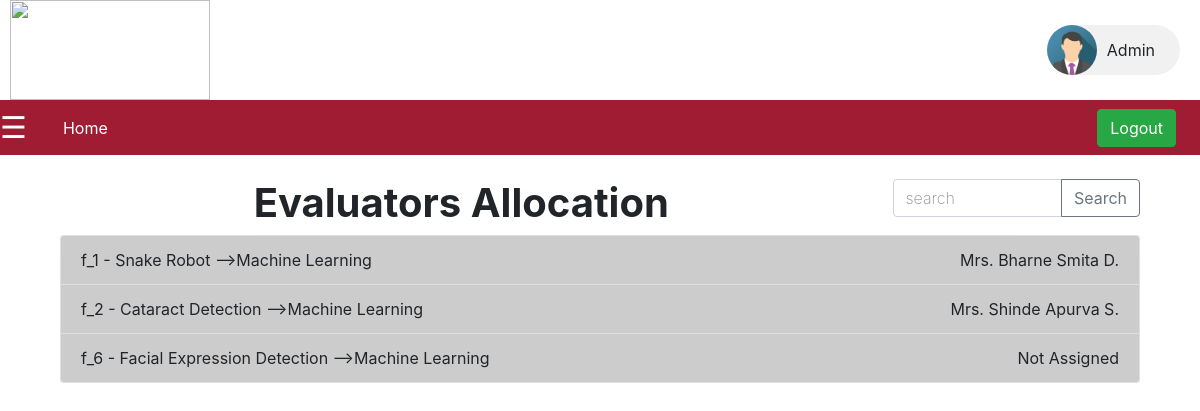
Page /main/admin/evaluator.php (signed in) on the earlier database version.
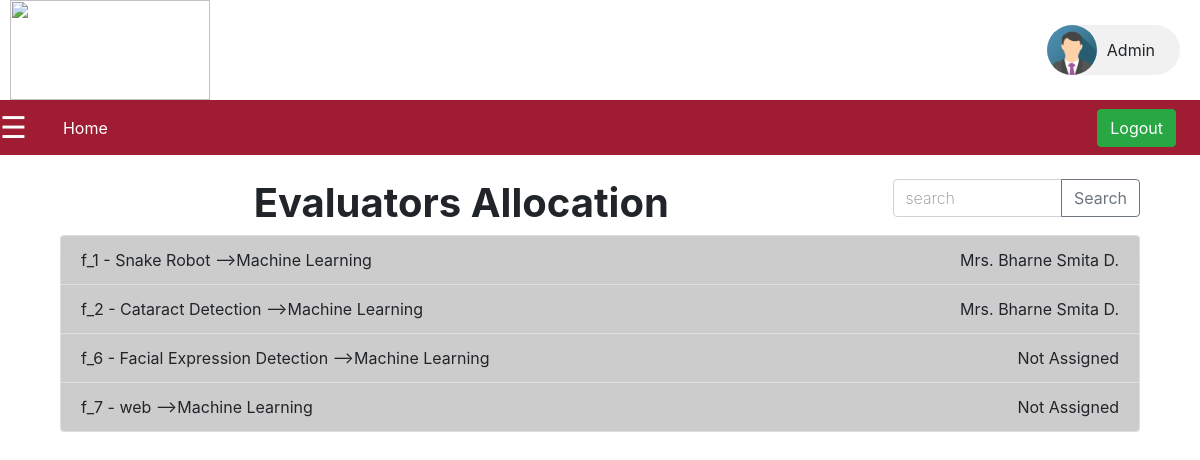
Same page on the later database version.
### tables this page shows
CREATE TABLE `groups` (
  `id` int(255) NOT NULL,
  `groupname` varchar(255) NOT NULL,
  `member1` varchar(255) NOT NULL,
  `member2` varchar(255) NOT NULL,
  `member3` varchar(255) NOT NULL
);

CREATE TABLE `project` (
  `id` int(11) NOT NULL,
  `groupname` varchar(255) NOT NULL,
  `project_name` varchar(500) NOT NULL,
  `domain` varchar(255) NOT NULL,
  `abstract` longtext NOT NULL,
  `ppt` varchar(255) NOT NULL,
  `research_paper_1` varchar(255) NOT NULL,
  `research_paper_2` varchar(255) NOT NULL,
  `research_paper_3` varchar(255) NOT NULL DEFAULT '""',
  `status` varchar(20) NOT NULL,
  `mentor` varchar(255) NOT NULL,
  `comment` varchar(2250) NOT NULL
);

CREATE TABLE `faculty` (
  `sdrn` int(3) NOT NULL,
  `name` varchar(27) DEFAULT NULL,
  `dept_name` varchar(16) DEFAULT NULL,
  `phone` varchar(13) DEFAULT NULL,
  `emailid` varchar(31) DEFAULT NULL,
  `desig` varchar(21) DEFAULT NULL,
  `domain` varchar(255) NOT NULL DEFAULT 'ML/AI',
  `isEvaluator` int(2) NOT NULL DEFAULT 0
);

### main/admin/backend/get_data.php (called while the page is built, shortened)
<?php
    function getprojects($name){
        include 'conn.php';
        $data = array();
        $sql = "SELECT * FROM groups,project WHERE groups.groupname=project.groupname AND (groups.groupname LIKE '%$name%' OR project.project_name LIKE '%$name%')";
        $result = $conn->query($sql);
        if($result){
            while($row = $result -> fetch_assoc()){
            array_push($data,$row);
            }
        }
    return $data;
    }
    function getgroupevaluators($groupname){
        include 'conn.php';
        $data = array();
        $sql = "SELECT name FROM faculty,evalulators WHERE evalulators.groupname='$groupname' AND evalulators.facultyid = faculty.sdrn ";
        $result = $conn->query($sql);
        if($result){
            if($row = $result -> fetch_assoc()){
            array_push($data,$row);
            } else {
                $row['name'] = 'Not Assigned';
                array_push($data,$row);
            }
        }
    return $data;
    }
?>

### main/admin/evaluator.php (the view, shortened to what this page needs)
<?php include 'admin_header.php'; ?>
<?php include '../templates/header_start.php'; ?>
<link rel="stylesheet" href="css/Admin.css">
<link rel="stylesheet" href="css/faculty.css">
<?php include '../templates/header_end.php'; ?>
<div id="main">
  <a href="http://www.dypatil.edu/mumbai/rait"><img src="../assets/images/Rait_logo.png" class="top_logo"></a>
  <div class="chip">
    <img src="../assets/images/img_avatar.png" alt="Person" width="96" height="96">
    Admin
  </div>
  <nav class="navbar navbar-expand-lg primary_color navbar-dark">
    <a class="navbar-brand" href="#"><span style="font-size:30px;cursor:pointer" onclick="openNav()">&#9776;</span></a>
    <div class="collapse navbar-collapse" id="navbarSupportedContent">
      <ul class="navbar-nav">
        <li onclick="window.location=''" class="nav-item nav-link" id="home">
          Home
        </li>
      </ul>
      <a href="logout.php" class='mx-4'><button type="button" class="btn btn-success">Logout</button></a>
    </div>
  </nav>
  <div id="main-content" class="container">
    <div class="container">
      <br>
      <div class="row">
        <div class="col-sm-9">
          <h1 class="text-center "><b>Evaluators Allocation</b></h1>
        </div>
        <div class="col-sm-3">
          <div class="input-group mb-3">
            <input type="text" id="search" oninput="searchproject(this.value)" class="form-control"
              placeholder="search">
            <div class="input-group-append">
              <button class="btn btn-outline-secondary" onclick="searchproject(search.value)" type="button"
                id="button-addon2">Search</button>
            </div>
          </div>
        </div>
      </div>
      <?php include 'backend/get_data.php';
      $projects = getprojects("%");
      ?>
      <div class="accordion" id="accordionExample">
        <?php foreach ($projects as $project) { ?>
        <div class="card">
          <div class="card-header d-flex justify-content-between" id="headingOne" type="button" data-toggle="collapse"
            data-target="#<?=$project['groupname']?>" aria-expanded="false" aria-controls="<?=$project['groupname']?>">
            <span><?=$project['groupname']?> - <?=$project['project_name']?> --><?=$project['domain']?> </span>
            <span class='eval<?=$project['groupname']?>'> <?php $assignedevals = getgroupevaluators($project['groupname']);
                          foreach ($assignedevals as $eval) {  ?>
              <?=$eval['name']?>
              <?php } ?> </span>
          </div>
        </div>
        <?php } ?>
      </div>
    </div>
  </div>
</div>
<?php include '../templates/footer.php'; ?>

Differences in the rows shown:
computed for groups "f_2": loses faculty (name "Mrs. Shinde Apurva S."); gains faculty (name "Mrs. Bharne Smita D.")
added groups: project.groupname "f_7", project.project_name "web", project.domain "Machine Learning", name "Not Assigned"
